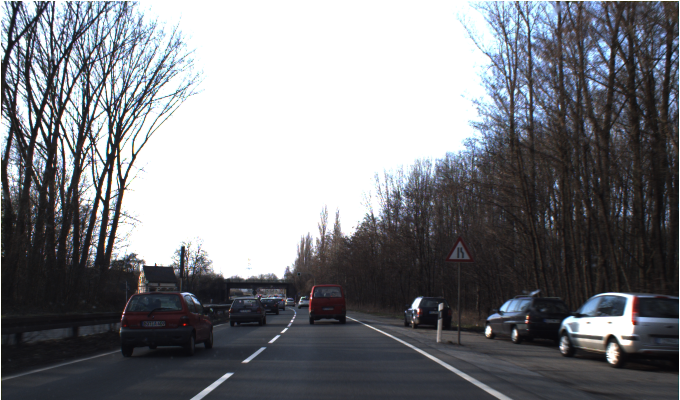
#> input picture project/TestIJCNN2013Download/00007.ppm, 1360 x 800 px (shown at 1/2 size)
$ python -i ROI_canny_hough.py   (imports and definitions only)
#> lines starting #> are read from the running program, lines starting #| are printed output that depends on the picture; pictures that were not available may be replaced by others from this repository, and a replacement may not be noted
import cv2
import numpy as np
from matplotlib import pyplot as plt

def canny_edge(im, sigma=0.33):

    im = cv2.imread("datasets/TestIJCNN2013/00021.ppm")
    gray_image = cv2.cvtColor(im, cv2.COLOR_BGR2GRAY)
    v = np.median(im)

    lower = int(max(0, (1.0 - sigma) * v))
    upper = int(max(0, (1.0 + sigma) * v))

    # Apply the canny edge detector to the image
    edges = cv2.Canny(gray_image, lower, upper)

    # Check for circles using Hough transform
    blur = cv2.GaussianBlur(gray_image,(3,3),2,2)
    # (image, method, dp, minDist, high threshold for canny, accumulator threshold for circle centers, minRadius, maxRadius)
    circles = cv2.HoughCircles(blur, cv2.HOUGH_GRADIENT,1,100,param1=upper,param2=5,minRadius=0,maxRadius=100)
    print("after houghcircles")
    if circles is not None:
        circles = np.uint16(np.around(circles))
        for i in circles[0,:]:
            cv2.circle(gray_image,(i[0],i[1]),i[2],(0,255,0),2)

    plt.subplot(121), plt.imshow(gray_image, cmap='gray')
    plt.title('Original Image'), plt.xticks([]), plt.yticks([])
    plt.subplot(122), plt.imshow(edges, cmap='gray')
    plt.title('Edge Image'), plt.xticks([]), plt.yticks([])
    plt.show()

>>> import cv2
>>> picture = cv2.imread('../../project/TestIJCNN2013Download/00007.ppm', cv2.IMREAD_GRAYSCALE)
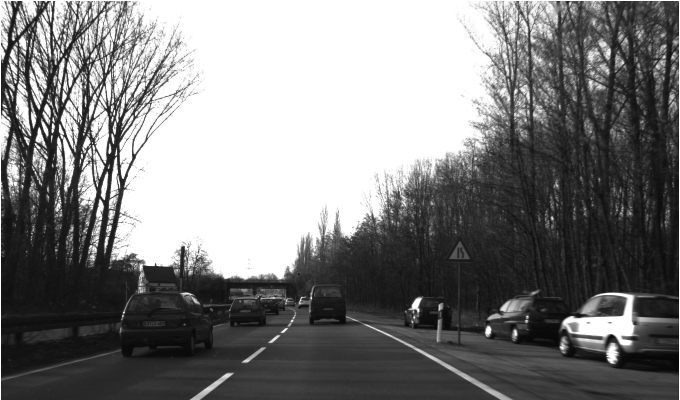
#> picture: shape (800, 1360) (shown at 1/2 size); min 4, max 255, mean 125.3
>>> result = canny_edge(picture)
#> in canny_edge, im is the input picture: shape (800, 1360, 3); mean B, G, R 129.8, 125.3, 123.6
#> in canny_edge, `v = np.median(im)`: v = 73
#> in canny_edge, `lower = int(max(0, (1.0 - sigma) * v))`: lower = 48
#> in canny_edge, `upper = int(max(0, (1.0 + sigma) * v))`: upper = 97
#> in canny_edge, `edges = cv2.Canny(gray_image, lower, upper)`:
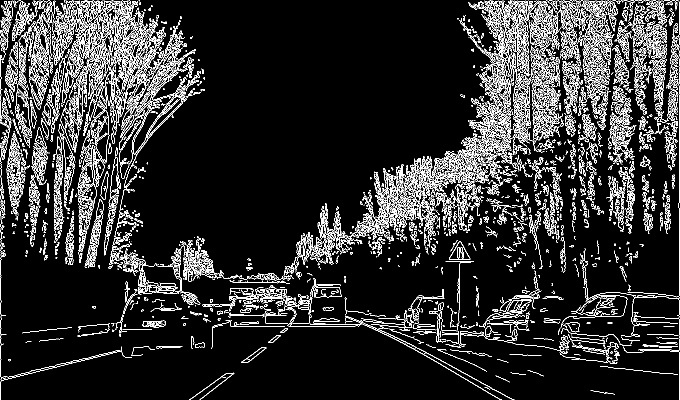
#> edges: shape (800, 1360) (shown at 1/2 size); 11.1% white in thin lines or dots
#> in canny_edge, `circles = cv2.HoughCircles(blur, cv2.HOUGH_GRADIENT,1,100,param1=upper..`: circles = 77 rows, first 8: [1113.5, 99.5, 99.4], [122.5, 128.5, 84], [214.5, 170.5, 79.6], [1226.5, 167.5, 92.8], [1148.5, 233.5, 99.4], [106.5, 320.5, 86.2], [1045.5, 306.5, 97.2], [224.5, 70.5, 49.9]
#> in canny_edge, `circles = np.uint16(np.around(circles))`: circles = 77 rows, first 8: [1114, 100, 99], [122, 128, 84], [214, 170, 80], [1226, 168, 93], [1148, 234, 99], [106, 320, 86], [1046, 306, 97], [224, 70, 50]
#> the loop in canny_edge, `for i in circles[0,:]:` made 77 passes
#> i on passes 1 to 12: [1114, 100, 99], [122, 128, 84], [214, 170, 80], [1226, 168, 93], [1148, 234, 99], [106, 320, 86], [1046, 306, 97], [224, 70, 50], [100, 452, 99], [960, 112, 97], [926, 262, 95], [870, 386, 66]
#> after the loop in canny_edge, `for i in circles[0,:]:`:
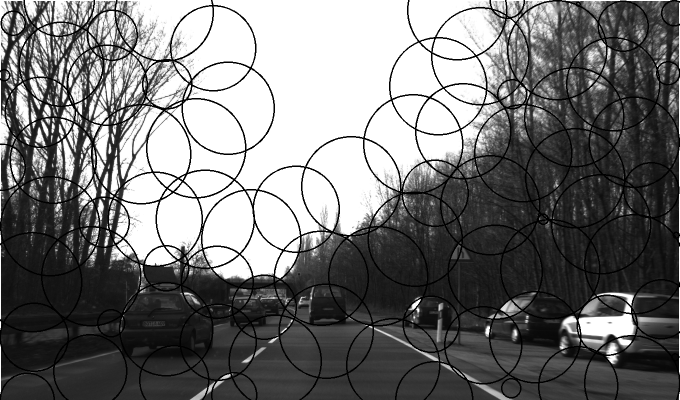
#> gray_image: shape (800, 1360) (shown at 1/2 size); min 0, max 255, mean 115.2
#> in canny_edge, `plt.show()`:
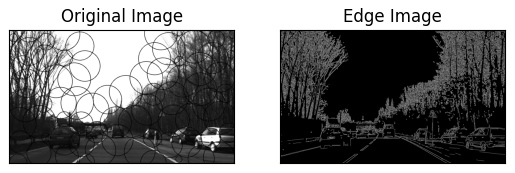
#> figure drawn by matplotlib, 2 panels

$ run again, on project/TestIJCNN2013Download/00010.ppm
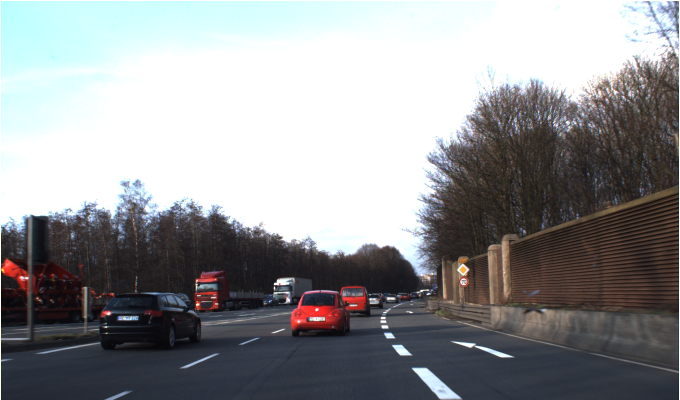
#> input picture project/TestIJCNN2013Download/00010.ppm, 1360 x 800 px (shown at 1/2 size)
#> in canny_edge, im is the input picture: shape (800, 1360, 3); mean B, G, R 148.1, 146.2, 145.1
#> v = 107
#> lower = 71
#> upper = 142
#> in canny_edge, `edges = cv2.Canny(gray_image, lower, upper)`:
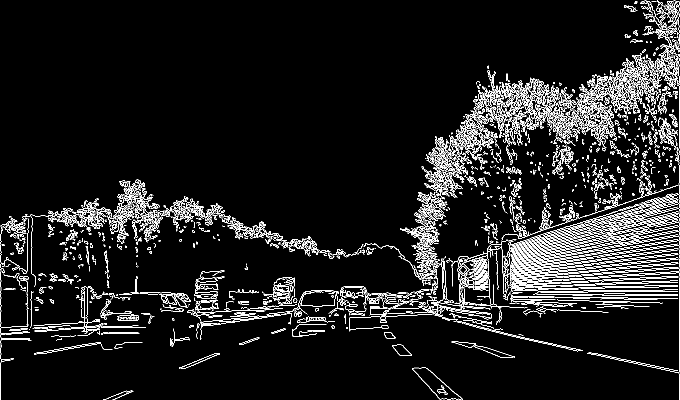
#> edges: shape (800, 1360) (shown at 1/2 size); 7.1% white in thin lines or dots
#> in canny_edge, `circles = cv2.HoughCircles(blur, cv2.HOUGH_GRADIENT,1,100,param1=upper..`: circles = 59 rows, first 8: [1275.5, 243.5, 82.9], [1040.5, 277.5, 99.4], [1243.5, 91.5, 99.4], [1131.5, 411.5, 99.4], [1149.5, 161.5, 99.4], [947.5, 459.5, 99.4], [1027.5, 578.5, 99.4], [392.5, 503.5, 99.4]
#> in canny_edge, `circles = np.uint16(np.around(circles))`: circles = 59 rows, first 8: [1276, 244, 83], [1040, 278, 99], [1244, 92, 99], [1132, 412, 99], [1150, 162, 99], [948, 460, 99], [1028, 578, 99], [392, 504, 99]
#> the loop in canny_edge, `for i in circles[0,:]:` made 59 passes
#> in canny_edge, `plt.show()`:
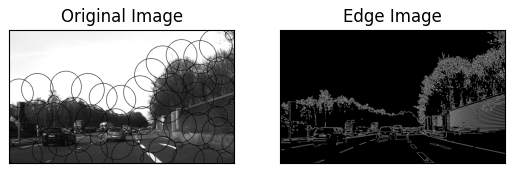
#> figure drawn by matplotlib, 2 panels

$ run again, on project/TestIJCNN2013Download/00011.ppm
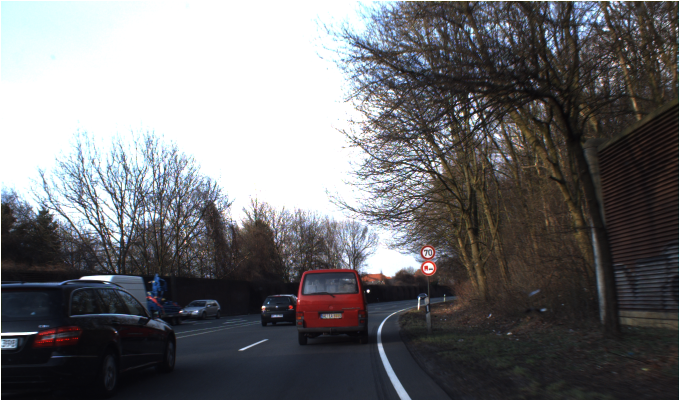
#> input picture project/TestIJCNN2013Download/00011.ppm, 1360 x 800 px (shown at 1/2 size)
#> in canny_edge, im is the input picture: shape (800, 1360, 3); mean B, G, R 113.3, 110.9, 111
#> v = 58
#> lower = 38
#> upper = 77
#> in canny_edge, `edges = cv2.Canny(gray_image, lower, upper)`:
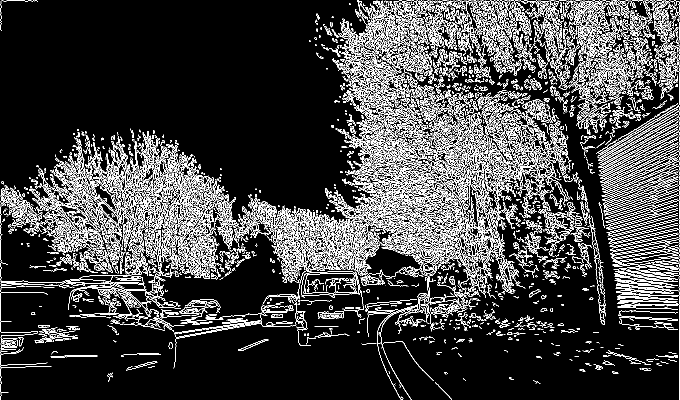
#> edges: shape (800, 1360) (shown at 1/2 size); 15.3% white in thin lines or dots
#> in canny_edge, `circles = cv2.HoughCircles(blur, cv2.HOUGH_GRADIENT,1,100,param1=upper..`: circles = 67 rows, first 8: [873.5, 374.5, 99.4], [872.5, 161.5, 99.4], [770.5, 528.5, 99.4], [324.5, 536.5, 99.4], [701.5, 392.5, 99.4], [989.5, 155.5, 99.4], [1121.5, 124.5, 99.4], [1263.5, 218.5, 95]
#> in canny_edge, `circles = np.uint16(np.around(circles))`: circles = 67 rows, first 8: [874, 374, 99], [872, 162, 99], [770, 528, 99], [324, 536, 99], [702, 392, 99], [990, 156, 99], [1122, 124, 99], [1264, 218, 95]
#> the loop in canny_edge, `for i in circles[0,:]:` made 67 passes
#> in canny_edge, `plt.show()`:
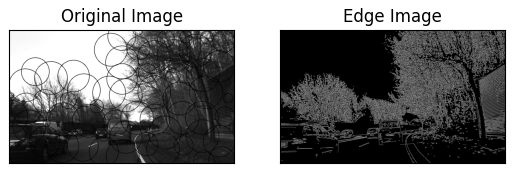
#> figure drawn by matplotlib, 2 panels
